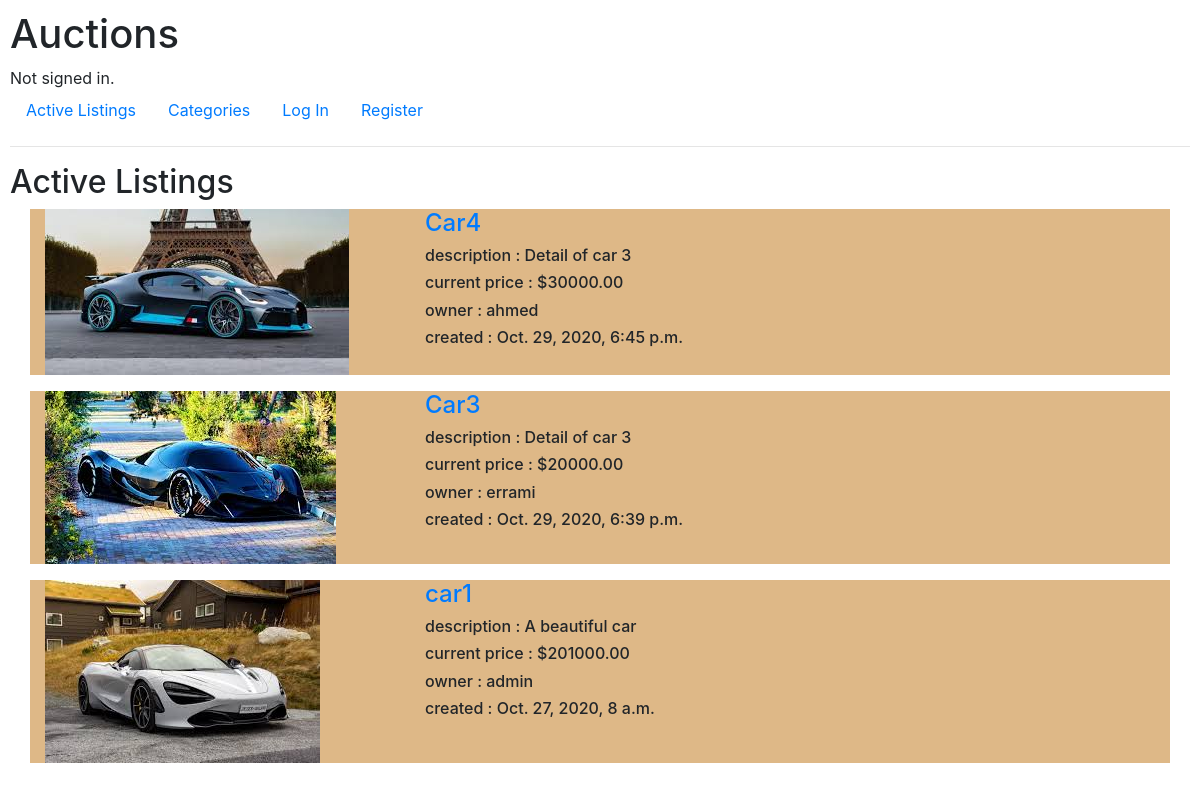
Page /category/1 on the committed database.
### auctions/models.py (models this page shows, shortened)
class AuctionListing(models.Model):
    listedBy = models.ForeignKey(User, on_delete=models.CASCADE)
    title = models.CharField(max_length=16)
    description = models.TextField()
    startingBid = models.DecimalField(max_digits=10, decimal_places=2)
    image = models.ImageField(upload_to='img/%Y/%m/%d/', blank=True) #%Y/%m/%d/
    category = models.ForeignKey(Category, on_delete=models.CASCADE, related_name="listings")
    active = models.BooleanField(default=True)
    closed = models.BooleanField(default=False)
    winner = models.ForeignKey(User, on_delete=models.CASCADE, related_name="wonListings", blank=True, null=True, default=None)
    created = models.DateTimeField(auto_now_add=True)
    updated = models.DateTimeField(auto_now=True)
    watchedBy = models.ManyToManyField(User, related_name='watchedListings', blank=True)
    class Meta:
        ordering = ('-created',)
    def max_bid(self):
        if self.bids.all():
            return max(item.get_bid() for item in self.bids.all())
        else:
            return self.startingBid
    def get_absolute_url(self):
        return reverse('auctions:listing_detail', args=[self.id])

class User(AbstractUser):
    def __str__(self):
        return f'{self.username}'
    def nbWatchedListings(self):
        return len(self.watchedListings.all().filter(active=True))

class Bid(models.Model):
    listing = models.ForeignKey(AuctionListing, on_delete=models.CASCADE, related_name='bids')
    bid = models.DecimalField(max_digits=10, decimal_places=2)
    bidBy = models.ForeignKey(User, on_delete=models.CASCADE, related_name='userBids')
    bidDate = models.DateTimeField(auto_now_add=True)
    def get_bid(self):
        return self.bid

### auctions/views.py (the view)
# urls.py: path("category/<int:id>", views.category_listings, name="category_listings"),
def category_listings(request, id):
    category = get_object_or_404(Category, id=id)
    activeListing = category.listings.filter(active=True)
    wonListing= None
    if request.user.is_authenticated:
        wonListing= AuctionListing.objects.filter(closed=True).filter(winner=request.user)
    return render(request, "auctions/index.html",{
        'activeListing': activeListing,
        'wonListing': wonListing,
        'watchlist' : None
    })

### auctions/templates/auctions/index.html (shortened to what this page needs)
{% extends "auctions/layout.html" %}
{% block body %}
{% if not watchlist %}
    <h2>Active Listings </h2>
{% else %}
    <h2> Watchlist </h2>
{% endif %}
<div class="container">
    {% if activeListing %}
        {% for item in activeListing %}
        <div class="row">
            <div class="col-md-4">
                <div class="thumbnail">
                    {% if item.image %}
                        <img src="{{item.image.url}}"/>
                    {% else %}
                        <img src="/media/img/default.png"/>
                    {% endif %}
                </div>
            </div>
            <div class="col-md-8">
                <div class="thumbnail">
                    <h4>
                        <a href="{{ item.get_absolute_url }}"> {{item.title}}</a>
                    </h4>
                    <h6> description : {{item.description}}</h6>
                    <h6> current price : ${{item.max_bid}}</h6>
                    <h6> owner : {{item.listedBy.username}}</h6>
                    <h6> created : {{item.created}}</h6>
                </div>
            </div>
        </div>
        {% endfor %}
    {% endif %}
{% endblock %}

### auctions/templates/auctions/layout.html (shortened to what this page needs)
{% load static %}
<!DOCTYPE html>
<html lang="en">
    <head>
        <link rel="stylesheet" href="https://stackpath.bootstrapcdn.com/bootstrap/4.4.1/css/bootstrap.min.css">
        <link href="{% static 'auctions/styles.css' %}" rel="stylesheet">
    </head>
    <body>
        <h1>Auctions</h1>
        <div>
            {% if user.is_authenticated %}
                Signed in as <strong>{{ user.username }}</strong>.
            {% else %}
                Not signed in.
            {% endif %}
        </div>
        <ul class="nav">
            <li class="nav-item">
                <a class="nav-link" href="{% url 'auctions:index' %}">Active Listings</a>
            </li>
            <li class="nav-item">
                <a class="nav-link" href="{% url 'auctions:categories' %}">Categories</a>
            </li>
            {% if user.is_authenticated %}
                <li class="nav-item">
                    <a class="nav-link" href="{% url 'auctions:watchlist' %}" >Watchlist{{user.nbWatchedListings}}</a>
                </li>
                <li>
                    <a class="nav-link" href="{% url 'auctions:addAuctionListing' %}" >Add listing</a>
                </li>
                <li class="nav-item">
                    <a class="nav-link" href="{% url 'auctions:logout' %}">Log Out</a>
                </li>
            {% else %}
                <li class="nav-item">
                    <a class="nav-link" href="{% url 'auctions:login' %}">Log In</a>
                </li>
                <li class="nav-item">
                    <a class="nav-link" href="{% url 'auctions:register' %}">Register</a>
                </li>
            {% endif %}
        </ul>
        <hr>
        {% block body %}
        {% endblock %}
    </body>
</html>

### auctions/static/auctions/styles.css (style rules this page uses)
body { padding: 10px; }
.row { margin-bottom: 1rem; background-color: burlywood; }

### rows in the picture
AuctionListing: image (picture), title "Car4", description "Detail of car 3", max_bid "30000.00", listedBy.username "ahmed", created "Oct. 29, 2020, 6:45 p.m."
AuctionListing: image (picture), title "Car3", description "Detail of car 3", max_bid "20000.00", listedBy.username "errami", created "Oct. 29, 2020, 6:39 p.m."
AuctionListing: image (picture), title "car1", description "A beautiful car", max_bid "201000.00", listedBy.username "admin", created "Oct. 27, 2020, 8 a.m."
